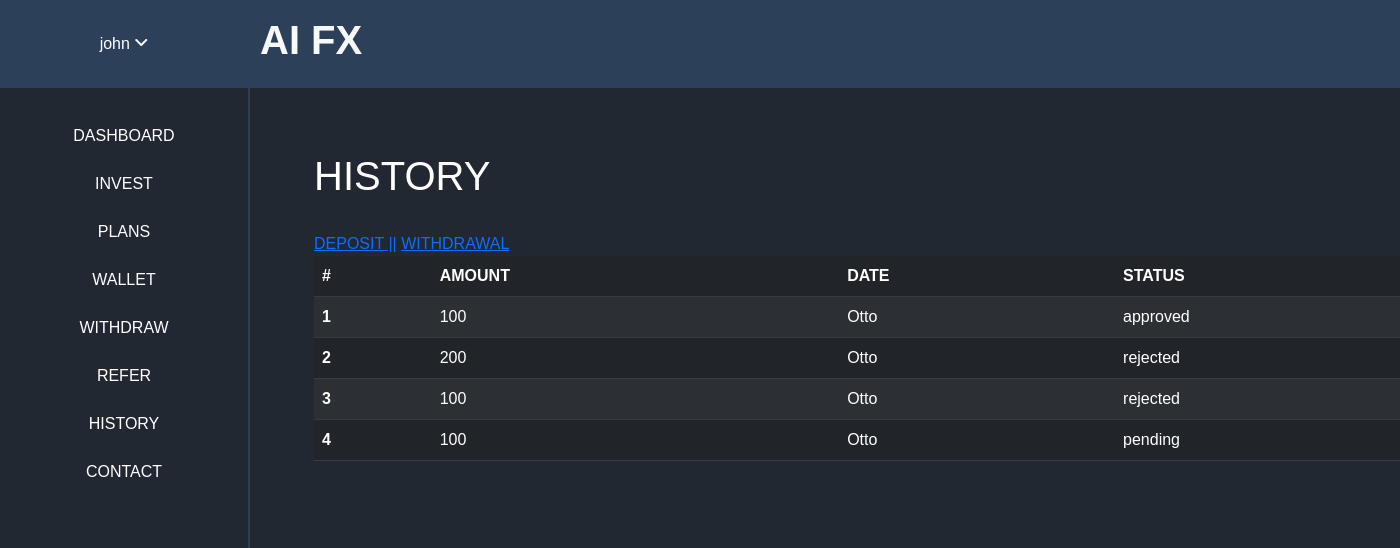
Page /history/payments (signed in) on the committed database.
### home/models.py (models this page shows)
class Payment(models.Model):
    user = models.ForeignKey(User, on_delete=models.CASCADE)
    transaction_name = models.CharField(max_length=100)
    transaction_id = models.CharField(max_length=100)
    transaction_amount = models.CharField(max_length=100)
    transaction_status = models.CharField(max_length=100)

### home/views.py (the view)
# urls.py: path('history/<str:action>', login_required(views.History_view.as_view()), name='history'),
class History_view(View):
    def get(self,request, **kwargs):
        action = kwargs["action"]
        payments = models.Payment.objects.filter(user=request.user)
        withdraw = models.Withdraw.objects.filter(user=request.user)
        addprofit = models.Addprofit.objects.filter(user=request.user)
        ids = range(1,)
        context = {
            "payments": payments,
            "withdraws": withdraw,
            "addprofits": addprofit,
            "action": action,
        }
        return render(request, 'user/history.html', context=context)

### templates/user/history.html (shortened to what this page needs)
{% extends 'user/base.html' %}
{% block content%}
<div class="m-5">
<h1> HISTORY </h1>
<br>
<a href="{% url 'history' action='payments' %}"> DEPOSIT ||</a>
<a href="{% url 'history' action='withdraws' %}"> WITHDRAWAL </a>
<table class="table table-dark table-striped">
  <thead>
      <tr>
        <th scope="col">#</th>
        <th scope="col">AMOUNT</th>
        <th scope="col">DATE</th>
        <th scope="col">STATUS</th>
      </tr>
    </thead>
    <tbody>
      {% if action == 'payments' %}
      {% for payment in payments %}
      <tr>
        <th scope="row">{{ forloop.counter }}</th>
        <td>{{ payment.transaction_amount }}</td>
        <td>Otto</td>
        <td>{{ payment.transaction_status }}</td>
      </tr>
      {% endfor %}
      {% endif %}
    </tbody>
  </table>
{% endblock %}

### templates/user/navbar.html (shortened to what this page needs)
<div class="sidenav" style="background-color: #222831; border-right: 2px solid #2d4059;">
    <div class="sidenav-header py-3" style="background-color: #2d4059;">
        <div class="dropdown">
            <button onclick="myFunction()" class="dropbtn"> {{ user.username }} <i class="fa-solid fa-angle-down"></i></button>
          </div>
    </div>
    <ul style=" background-color: #222831;" class="py-4">
        <li class="list-item py-2">
            <a href="{% url 'user_dashboard' %}">
                DASHBOARD
            </a>
        </li>
          <li class="list-item py-2">
              <a href="{% url 'payment' %}">
                  INVEST
              </a>
          </li>
          <li class="list-item py-2">
              <a href="{% url 'plans' %}">
                  PLANS
              </a>
          </li>
          <li class="list-item py-2">
              <a href="{% url 'profit' %}">
                  WALLET
              </a>
          </li>
          <li class="list-item py-2">
            <a href="{% url 'withdraw' %}">
                WITHDRAW
            </a>
        </li>
        <li class="list-item py-2">
            <a href="{% url 'refer' %}">
                REFER
            </a>
        </li>
        <li class="list-item py-2">
            <a href="{% url 'history' action='payments' %}">
                HISTORY
            </a>
        </li>
        <li class="list-item py-2">
            <a href="{% url 'contact' %}">
                CONTACT
            </a>
        </li>
      </ul>
</div>

### static/css/styles.css (style rules this page uses)
body { margin: 0; padding: 0; font-family: Arial, sans-serif; }
.dropbtn { background-color: #3498DB; color: white; padding: 16px; font-size: 16px; border: none; cursor: pointer; }
.dropdown { position: relative; display: inline-block; }
.sidenav { height: 100%; width: 250px; position: fixed; top: 0; left: 0; background-color: #222831; overflow-x: hidden; transition: 0.5s; }
.sidenav-header { background-color: #ff5722; color: #fff; text-align: center; }
.sidenav ul { list-style: none; padding: 0; }
.sidenav ul li { text-align: center; }
.sidenav a { text-decoration: none; color: #fff; display: block; transition: 0.3s; }

### templates/user/base.html (style rules this page uses)
.sidenav { z-index: 1; }
.sidenav .dropdown .dropbtn { background-color: #2d4059; }
.dropdown { width: 100%; height: 100%; }
.dropdown .dropbtn { width: 100%; height: 100%; }
.sidenav a { padding: 0.25em 0; }

### rows in the picture
Payment: transaction_amount "100", transaction_status "approved"
Payment: transaction_amount "200", transaction_status "rejected"
Payment: transaction_amount "100", transaction_status "rejected"
Payment: transaction_amount "100", transaction_status "pending"

### other values in the picture
{{ user.username }} "john"
